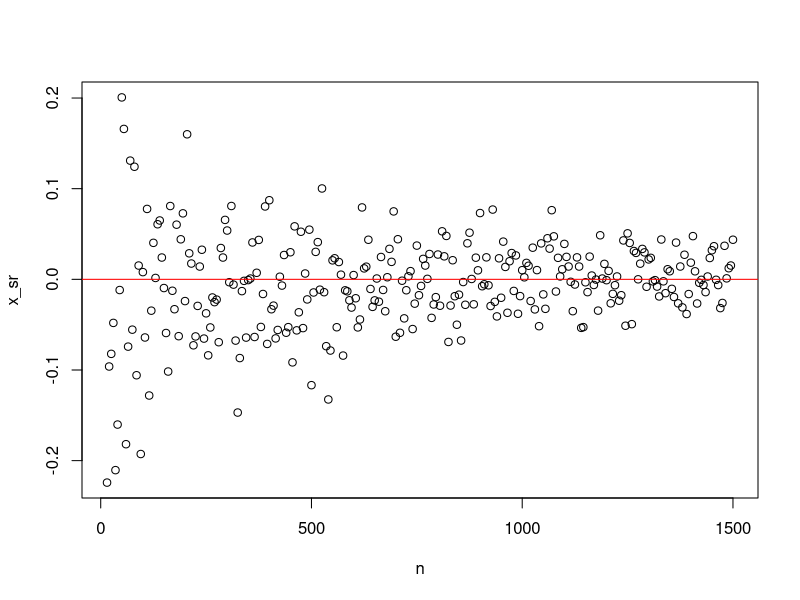
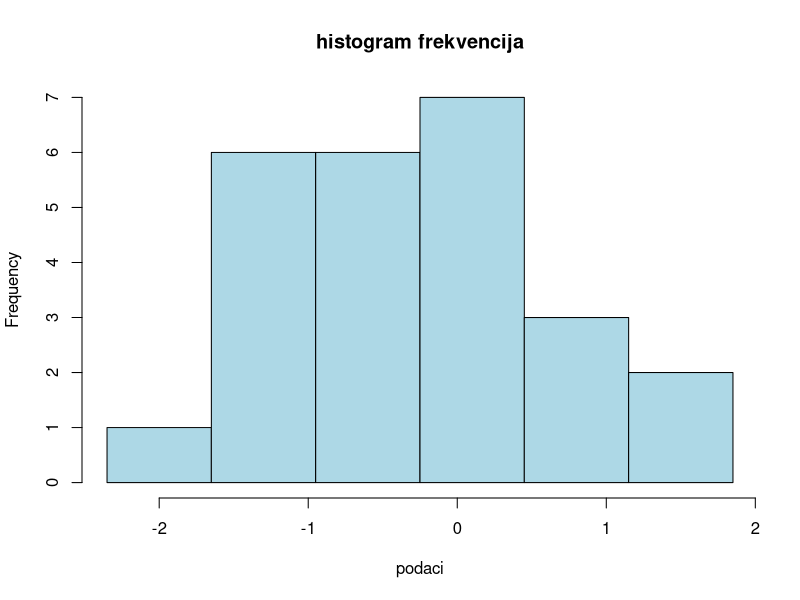
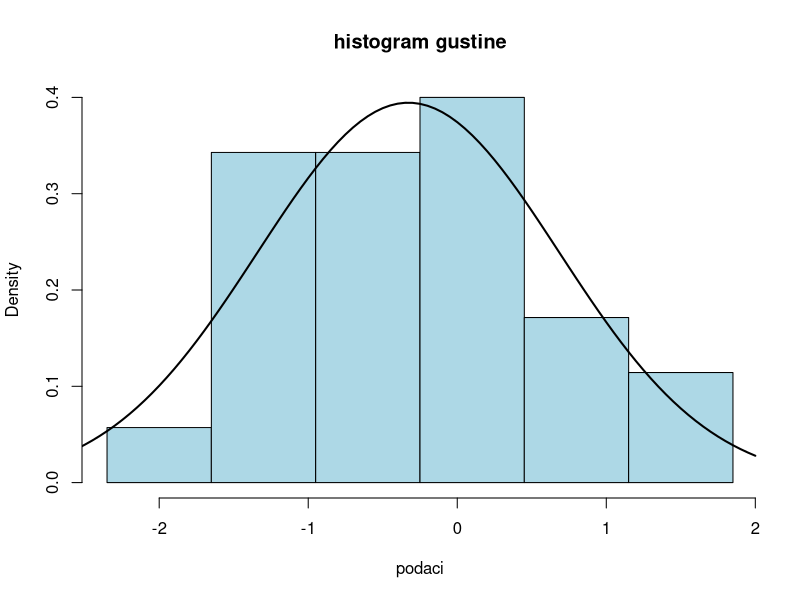
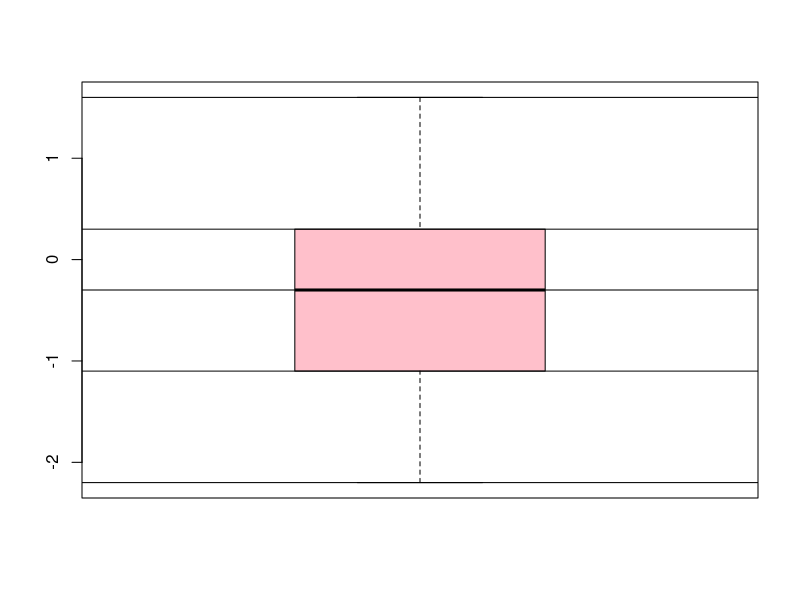
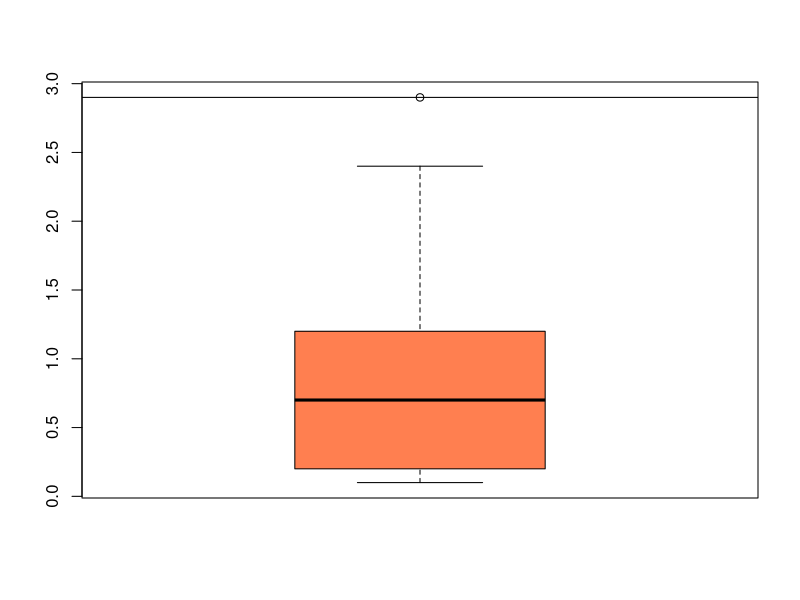
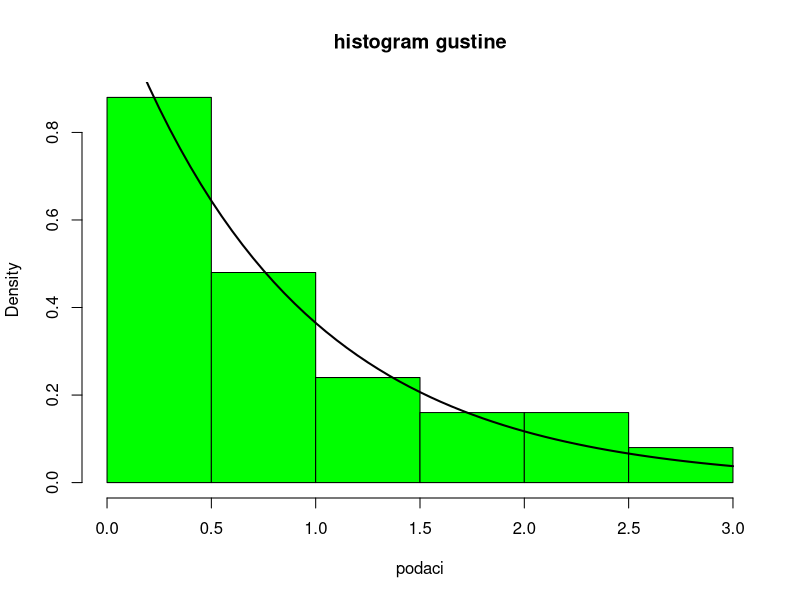
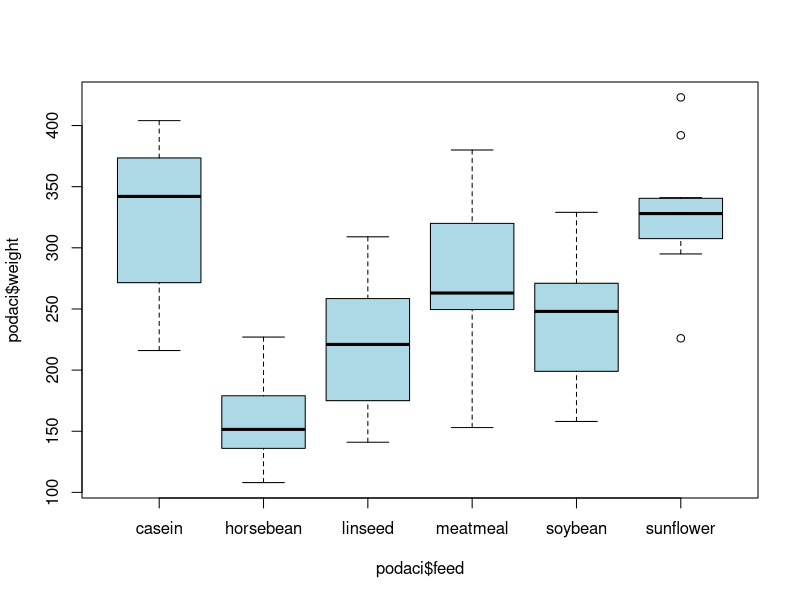

The R source for these figures, in order:
x_sr <- c() # ovde cemo cuvati vrednosti uzoracke sredine za razlicite vrednosti
# obima PSU
n <- seq(15,1500,5) # razlicite vrednosti obima PSU
n
x_sr <- sapply(n, function(x) mean(rnorm(x))) # vadimo PSU iz std. norm. raspodele
# razlicitog obima, pa racunamo njegovu uzoracku sredinu.
?rnorm() # m i sigma^2 se zadaju kao argumenti mean i sd; po difoltu se koristi
# mean = 0, sd = 1
?sapply() # funkcija sapply() primenjuje funkciju(argument FUN) na elemente vektora
# X i vraca vektor sa vrednostima te funkcije u svakoj tacki

# sledeca petlja je alternativa pozivu sapply()
# for(i in n){
#  x_sr <-c(x_sr, mean(rnorm(i)))
# }

plot(x_sr ~ n)
abline(h=0, col = "red") # 0 je prava vrednost parametra m
# vidimo da kako je obim uzorka rastao, tako je ocena sve manje oscilovala od
# prave vrednosti parametra, tj. od 0

###############################################################################

podaci <- c(-0.8, 0.9, 0.6, -1.2, 1.6, -1.5, 0, 0, 1.1, -1.1,
            -2.2, 0.4, -0.1, -0.8, -0.5, -0.5, -0.1, -1.6, 0.3,
            -1.6, -1.4, -0.3, 1.5, -0.9, 0)
sort(podaci)
n <- length(podaci)
n
k <- ceiling(log(n, base = 2 )) + 1
k
range(podaci)
diff(range(podaci))/k
h <- 0.7
podela <- -2.35 + (0:k)*h # tacke koje su krajevi intervala u kojima zelimo da
# uctramo histogram
podela
hist(podaci, breaks = podela, col = "lightblue", main = "histogram frekvencija")
# oblik hisograma ukazuje na normalnu raspodelu
hist_density<-hist(podaci, breaks = podela, probability = T , 
                   col = "lightblue", main = "histogram gustine")
hist_density$density # ocene gustine
# histogram gustine je istog oblika kao histogram frekvencija, jer je visina 
# stubaca samo podeljena sa n*h:
# visina stubaca kod histograma frekvencije: 1,6,6,7,3,2
c(1,6,6,7,3,2)/(n*h) # ocene gustine

# sada cemo uctrati grafik funkcije gustine normalne raspodelee cije smo parametre
# ocenili na osnovu podataka: ocena za m je uzoracka sredina, a ocena za sigma^2
# je (popravljena) uzoracka disperzija
lines(seq(-3,2, by=0.05), dnorm(seq(-3,2, by=0.05),
                          mean(podaci), var(podaci)), lwd = 2)
# var() vraca popravljenu uzoracku disperziju
?lines()
?dnorm() # vrednosti gustine normalne raspodele sa prosledjenim parametrima

boxplot(podaci, col = "pink") # vidimo da nema autlajera i da je raspodela
# simetricna
fivenum(podaci) # ovako boxplot racuna uzoracke kvartile
?fivenum()
abline(h = fivenum(podaci))
?quantile() # imamo izlistane definicije uzorackih kvantila (videti Types)



podaci <- c(0.1,rep(0.2,7),0.3,0.4,0.5,0.7,0.7,0.8,0.8,0.8,
            1,1.1,1.2,1.2,1.6,1.7,2.4,2.4,2.9)
boxplot(podaci, col = "coral") # asimetricna raspodela (eng. skewed distribution)
# imamo autlajer, u ovom primeru je to tacka maksimuma ovog niza:
abline(h = max(podaci))
n <- length(podaci)
n
k <- ceiling(log(n, base = 2 )) + 1
k
range(podaci)
diff(range(podaci))/k
h <- 0.5
podela <- 0 + (0:k)*h
podela
hist(podaci, breaks = podela, col = "green", probability = T,
     main = "histogram gustine") # histogram nas asocira na eksponencijalnu raspodelu
lines(seq(0,3, by=0.05), dexp(seq(0,3, by=0.05), 1/mean(podaci)), lwd = 2) # ocenicemo
# parametar kao 1/uzoracka sredina


data() # neki skupovi podataka koji postoje u R-u
podaci <- chickwts
podaci
str(podaci) # vidimo strukturu podataka 
boxplot(podaci$weight ~ podaci$feed, col = "lightblue") # crtamo vise boxplotova
# odjednom
# uzi boxplot znaci da je disperzija podataka manja